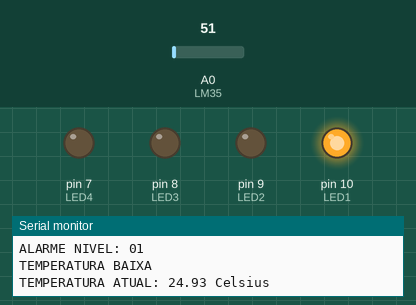
A sketch run on a simulated Arduino Uno, built with avr-gcc and run on an emulated ATmega328P. Parts: output pins drawn as LEDs (lit = HIGH), the last lines printed to the serial monitor. Dashed ring = blinking. Inputs (shaded band) come from the test bench; at power-on: A0 (LM35) = 51.

Above: at 1.2 s.
1.3 s: A0 (LM35) set to 58
At 2.3 s:
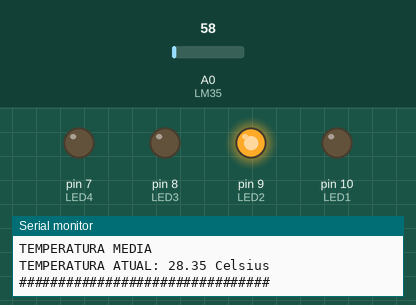
2.8 s: A0 (LM35) set to 71
At 3.19 s:
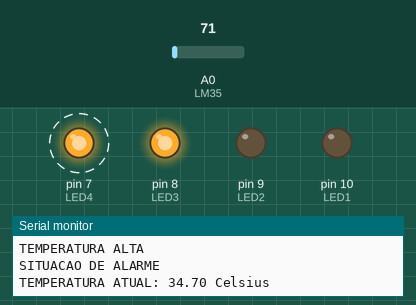
5.8 s: A0 (LM35) set to 30
At 7.1 s:
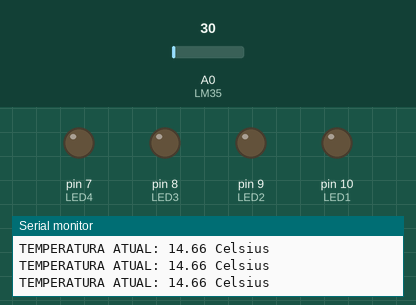
Timing chart, 0 to 8.8 s (numbered marks = the images above; inputs shaded):
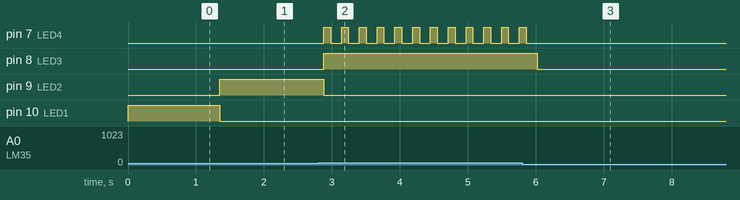

Measured:
- the behaviour switches between 53 and 54 on A0 (LM35) (found by bisection; images 0 and 1)
- after the input at 1.3 s, pin 9 (LED2): LOW → HIGH after 0.05 s; pin 10 (LED1): HIGH → LOW after 0.05 s
- after the input at 2.8 s, pin 7 (LED4): alternates HIGH for 0.10 s and LOW for 0.16 s, starting after 0.08 s; pin 8 (LED3): LOW → HIGH after 0.08 s; pin 9 (LED2): HIGH → LOW after 0.08 s
- after the input at 5.8 s, pin 7 (LED4): goes on until 5.9 s, then stays LOW; pin 8 (LED3): HIGH → LOW after 0.22 s

The sketch:

Grupo_02_-_Projeto_Forno.ino
```cpp
//define os LEDS e o Sensor para cada pino
#define LM35 A0
#define LED1 10
#define LED2 9
#define LED3 8
#define LED4 7

void setup()
{
  //inicia o serial
  Serial.begin(9600);

  //define os LEDS como saida
  pinMode(LED1, OUTPUT);
  pinMode(LED2, OUTPUT);
  pinMode(LED3, OUTPUT);
  pinMode(LED4, OUTPUT);

  // define os LEDS como desligado
  digitalWrite(LED1, LOW);
  digitalWrite(LED2, LOW);
  digitalWrite(LED3, LOW);
  digitalWrite(LED4, LOW);

}

void loop()
{

  // cria a variável leitor que vai guardar a leitura analógica do sensor
  float leitor = analogRead(LM35);

  // cria a variável tensao que vai guardar a leitura de tensao do sensor
  float tensao = ((leitor) * 5 / (1023));

  // cria a variável temperatura que vai guardar o valor da temperatura
  float temperatura = tensao / 0.01;

  //condicao para ascender o LED1 quando o alarme chegar no nivel 01
  if(temperatura >= 24 && temperatura <= 26){
    digitalWrite(LED1, HIGH);

    // Mostra mensagem de nivel 01 acionado e informa o nivel de temperaura
    Serial.println("################################");
    Serial.println("ALARME NIVEL: 01");
    Serial.println("TEMPERATURA BAIXA");

    //condicao para apagar o LED1
  }else if(temperatura < 24){
    digitalWrite(LED1, LOW);
  }

  //condicao para ascender o LED2 quando o alarme chegar no nivel 02
  if(temperatura > 26 && temperatura <= 28.84){
    digitalWrite(LED2, HIGH);
    digitalWrite(LED1, LOW);

    // Mostra mensagem de nivel 02 acionado e informa o nivel de temperaura
    Serial.println("################################");
    Serial.println("ALARME NIVEL: 02");
    Serial.println("TEMPERATURA MEDIA");

    //condicao para apagar o LED2
  }else if(temperatura < 28.84){
    digitalWrite(LED2, LOW);
  }

  //condicao para ascender todos os LEDS quando o alarme chegar no nivel 03, que é o nivel mais alto
  if(temperatura > 28.84){
    digitalWrite(LED3, HIGH);
    digitalWrite(LED1, LOW);
    digitalWrite(LED2, LOW);

    //condicao para piscar o LED4 de situacao de alarme
    digitalWrite(LED4, HIGH);
    delay(100);
    digitalWrite(LED4, LOW);
    delay(100);

    // Mostra mensagem de nivel 03 acionado e informa o nivel de temperaura e a situacao de alarme acionada
    Serial.println("################################");
    Serial.println("ALARME NIVEL: 03");
    Serial.println("TEMPERATURA ALTA");
    Serial.println("SITUACAO DE ALARME");

    //condicao para apagar o LED3 e LED4
  }else if(temperatura < 28.84){
    digitalWrite(LED3, LOW);
    digitalWrite(LED4, LOW);
  }


  //Informa a temperatura no momento
  Serial.print("TEMPERATURA ATUAL: ");
  Serial.print(temperatura);
  Serial.println(" Celsius");


}
```
